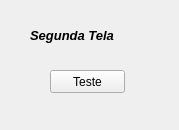
<?xml version="1.0" encoding="UTF-8"?>
<ui version="4.0">
 <class>MainWindow</class>
 <widget class="QMainWindow" name="MainWindow">
  <property name="geometry">
   <rect>
    <x>0</x>
    <y>0</y>
    <width>179</width>
    <height>130</height>
   </rect>
  </property>
  <property name="maximumSize">
   <size>
    <width>190</width>
    <height>130</height>
   </size>
  </property>
  <property name="windowTitle">
   <string>MainWindow</string>
  </property>
  <widget class="QWidget" name="centralwidget">
   <widget class="QLabel" name="label">
    <property name="geometry">
     <rect>
      <x>30</x>
      <y>0</y>
      <width>141</width>
      <height>71</height>
     </rect>
    </property>
    <property name="font">
     <font>
      <pointsize>10</pointsize>
      <weight>75</weight>
      <italic>true</italic>
      <bold>true</bold>
     </font>
    </property>
    <property name="cursor">
     <cursorShape>SizeAllCursor</cursorShape>
    </property>
    <property name="text">
     <string>Segunda Tela</string>
    </property>
   </widget>
   <widget class="QPushButton" name="pushButton">
    <property name="geometry">
     <rect>
      <x>50</x>
      <y>70</y>
      <width>75</width>
      <height>23</height>
     </rect>
    </property>
    <property name="text">
     <string>Teste</string>
    </property>
   </widget>
  </widget>
  <widget class="QMenuBar" name="menubar">
   <property name="geometry">
    <rect>
     <x>0</x>
     <y>0</y>
     <width>179</width>
     <height>21</height>
    </rect>
   </property>
  </widget>
 </widget>
 <resources/>
 <connections/>
</ui>
